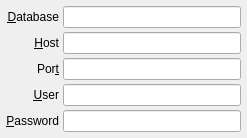
<?xml version="1.0" encoding="UTF-8"?>
<ui version="4.0">
 <class>Db2AuthWidget</class>
 <widget class="QWidget" name="Db2AuthWidget">
  <property name="geometry">
   <rect>
    <x>0</x>
    <y>0</y>
    <width>247</width>
    <height>138</height>
   </rect>
  </property>
  <property name="windowTitle">
   <string>Form</string>
  </property>
  <layout class="QGridLayout" name="gridLayout">
   <property name="margin">
    <number>6</number>
   </property>
   <property name="spacing">
    <number>4</number>
   </property>
   <item row="0" column="0">
    <widget class="QLabel" name="label">
     <property name="text">
      <string>&amp;Database</string>
     </property>
     <property name="alignment">
      <set>Qt::AlignRight|Qt::AlignTrailing|Qt::AlignVCenter</set>
     </property>
     <property name="buddy">
      <cstring>databaseLineEdit</cstring>
     </property>
    </widget>
   </item>
   <item row="0" column="1">
    <widget class="QLineEdit" name="databaseLineEdit"/>
   </item>
   <item row="1" column="0">
    <widget class="QLabel" name="label_2">
     <property name="text">
      <string>&amp;Host</string>
     </property>
     <property name="alignment">
      <set>Qt::AlignRight|Qt::AlignTrailing|Qt::AlignVCenter</set>
     </property>
     <property name="buddy">
      <cstring>hostLineEdit</cstring>
     </property>
    </widget>
   </item>
   <item row="1" column="1">
    <widget class="QLineEdit" name="hostLineEdit"/>
   </item>
   <item row="2" column="0">
    <widget class="QLabel" name="label_3">
     <property name="text">
      <string>Por&amp;t</string>
     </property>
     <property name="alignment">
      <set>Qt::AlignRight|Qt::AlignTrailing|Qt::AlignVCenter</set>
     </property>
     <property name="buddy">
      <cstring>portLineEdit</cstring>
     </property>
    </widget>
   </item>
   <item row="2" column="1">
    <widget class="QLineEdit" name="portLineEdit">
     <property name="inputMethodHints">
      <set>Qt::ImhDigitsOnly</set>
     </property>
    </widget>
   </item>
   <item row="3" column="0">
    <widget class="QLabel" name="label_4">
     <property name="text">
      <string>&amp;User</string>
     </property>
     <property name="alignment">
      <set>Qt::AlignRight|Qt::AlignTrailing|Qt::AlignVCenter</set>
     </property>
     <property name="buddy">
      <cstring>userLineEdit</cstring>
     </property>
    </widget>
   </item>
   <item row="3" column="1">
    <widget class="QLineEdit" name="userLineEdit"/>
   </item>
   <item row="4" column="0">
    <widget class="QLabel" name="label_5">
     <property name="text">
      <string>&amp;Password</string>
     </property>
     <property name="alignment">
      <set>Qt::AlignRight|Qt::AlignTrailing|Qt::AlignVCenter</set>
     </property>
     <property name="buddy">
      <cstring>passwordLineEdit</cstring>
     </property>
    </widget>
   </item>
   <item row="4" column="1">
    <widget class="QLineEdit" name="passwordLineEdit">
     <property name="echoMode">
      <enum>QLineEdit::Password</enum>
     </property>
    </widget>
   </item>
   <item row="5" column="1">
    <spacer name="verticalSpacer">
     <property name="orientation">
      <enum>Qt::Vertical</enum>
     </property>
     <property name="sizeHint" stdset="0">
      <size>
       <width>20</width>
       <height>40</height>
      </size>
     </property>
    </spacer>
   </item>
  </layout>
 </widget>
 <resources/>
 <connections/>
</ui>
